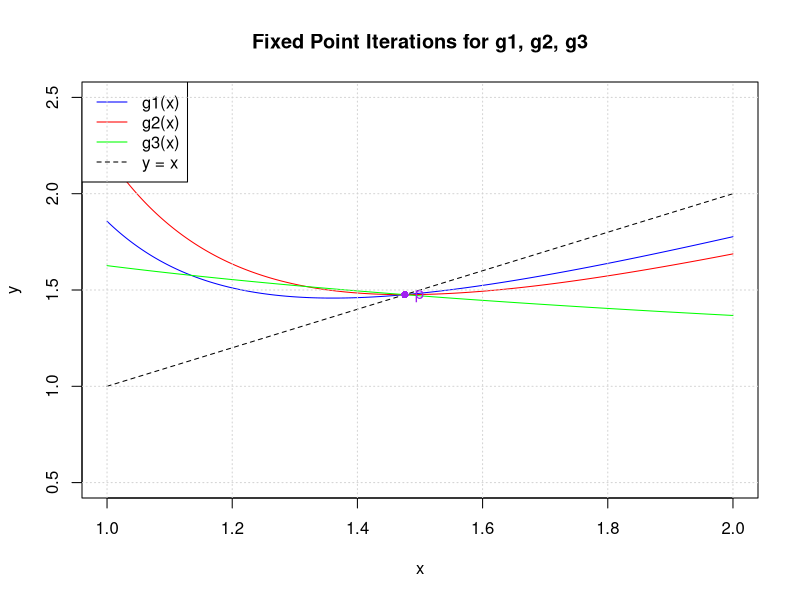
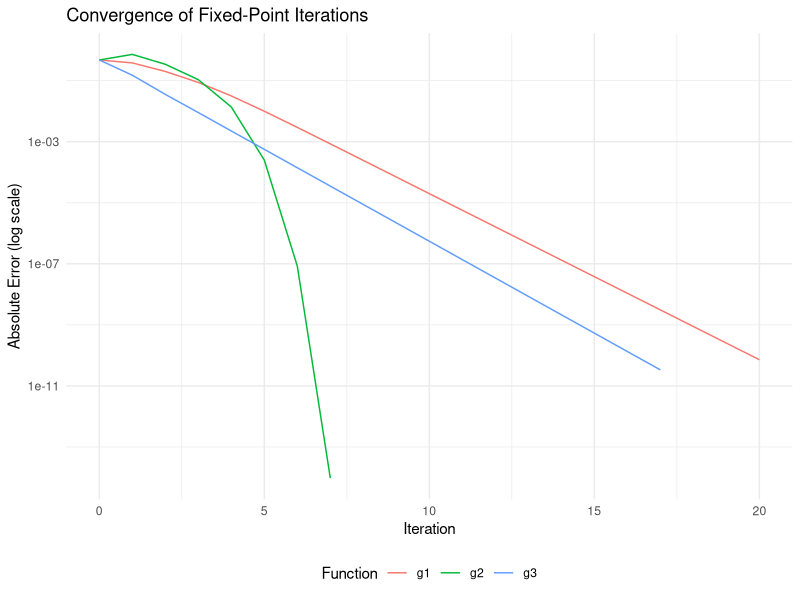

Write the R code that produced these figures, in order.
#part I
fixed.point <- function(g, x0, TOL = 1e-3, Nmax = 100) {
  iter <- c(x0)
  x_old <- x0
  
  for (n in 1:Nmax) {
    x_new <- g(x_old)
    iter <- c(iter, x_new)
    
    if (abs(g(x_new) - x_new) < TOL || n >= Nmax) {
      break
    }
    
    x_old <- x_new
  }
  
  return(iter)
}
#part II
set.seed(123)
x0<-1
g1 <- function(x) {
  (6 * x + 7 / x^4) / 7
}

g2 <- function(x) {
  x - (x^5 - 7) / (5 * x^4)
}

g3 <- function(x) {
  (7 / x)^(1 / 4)
}
#i: Plotting the functions g1, g2, g3 and y = x in the interval [1, 2]
library(ggplot2)
# Define the interval [1, 2]
x_vals <- seq(1, 2, length.out = 1000)

# Evaluate the functions
g1_vals <- sapply(x_vals, g1)
g2_vals <- sapply(x_vals, g2)
g3_vals <- sapply(x_vals, g3)
y_vals <- x_vals  # y = x line

# Plot g1, g2, g3, and y = x
plot(x_vals, g1_vals, type = "l", col = "blue", ylim = c(0.5, 2.5),
     ylab = "y", xlab = "x", main = "Fixed Point Iterations for g1, g2, g3")
lines(x_vals, g2_vals, col = "red")
lines(x_vals, g3_vals, col = "green")
lines(x_vals, y_vals, col = "black", lty = 2)

legend("topleft", legend = c("g1(x)", "g2(x)", "g3(x)", "y = x"),
       col = c("blue", "red", "green", "black"), lty = c(1, 1, 1, 2))

# Adding the fixed point (p, p)
p <- 7^(1/5)
points(p, p, pch = 16, col = "purple")
text(p, p, labels = "p", pos = 4, col = "purple")
# Adding grid lines for better visual understanding
grid()
#ii
x0 <- 1
TOL <- 1e-10
Nmax <- 100

iter_g1 <- fixed.point(g1, x0, TOL, Nmax)
iter_g2 <- fixed.point(g2, x0, TOL, Nmax)
iter_g3 <- fixed.point(g3, x0, TOL, Nmax)

# Get number of iterations and last iteration values
num_iter_g1 <- length(iter_g1) - 1
num_iter_g2 <- length(iter_g2) - 1
num_iter_g3 <- length(iter_g3) - 1

abs_error_g1 <- abs(iter_g1[length(iter_g1)] - iter_g1[length(iter_g1) - 1])
abs_error_g2 <- abs(iter_g2[length(iter_g2)] - iter_g2[length(iter_g2) - 1])
abs_error_g3 <- abs(iter_g3[length(iter_g3)] - iter_g3[length(iter_g3) - 1])

cat("Number of iterations for g1:", num_iter_g1, "\n")
cat("Absolute error for g1:", abs_error_g1, "\n\n")

cat("Number of iterations for g2:", num_iter_g2, "\n")
cat("Absolute error for g2:", abs_error_g2, "\n\n")

cat("Number of iterations for g3:", num_iter_g3, "\n")
cat("Absolute error for g3:", abs_error_g3, "\n\n")
#iii
# Open a new graphics device
dev.new()

# Create data frames for each function's absolute error over iterations
iterations_g1 <- seq_along(iter_g1) - 1
iterations_g2 <- seq_along(iter_g2) - 1
iterations_g3 <- seq_along(iter_g3) - 1

abs_errors_g1 <- abs(iter_g1 - 7^(1/5))
abs_errors_g2 <- abs(iter_g2 - 7^(1/5))
abs_errors_g3 <- abs(iter_g3 - 7^(1/5))

df_g1 <- data.frame(Iteration = iterations_g1, Error = abs_errors_g1, Function = "g1")
df_g2 <- data.frame(Iteration = iterations_g2, Error = abs_errors_g2, Function = "g2")
df_g3 <- data.frame(Iteration = iterations_g3, Error = abs_errors_g3, Function = "g3")

# Combine all data frames into one for easier plotting
df <- rbind(df_g1, df_g2, df_g3)

# Plotting the convergence of absolute errors with log scale for y-axis
ggplot(df, aes(x = Iteration, y = Error, color = Function)) +
  geom_line() +
  scale_y_log10() +
  labs(title = "Convergence of Fixed-Point Iterations",
       x = "Iteration",
       y = "Absolute Error (log scale)") +
  theme_minimal() +
  theme(legend.position = "bottom")


